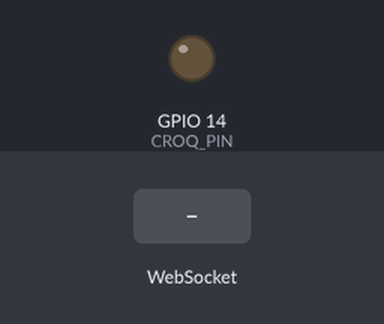
The sketch below on a simulated ESP32. Parts: output pins drawn as LEDs (lit = HIGH). Inputs (shaded band) come from the test bench. WiFi joins after 1.5 s; servers stay silent unless stated; the camera gives no picture; what the sketch prints to the serial monitor is not drawn.

Above: at 3.0 s.
3.1 s: WebSocket text "-" received
At 3.9 s:
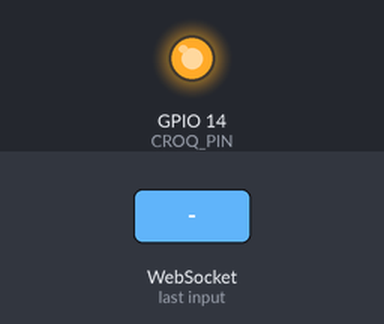
Timing chart, 0 to 6.1 s (numbered marks = the images above; inputs shaded):
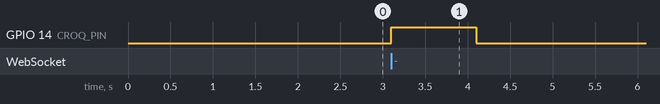

The sketch:

arduino.ino
```cpp
#include "esp_camera.h"
#include <WiFi.h>
#include <WebSocketsServer.h>
#include <HTTPClient.h>

#define CROQ_PIN 14
#define MIC_PIN 16

HTTPClient http;
WebSocketsServer webSocket = WebSocketsServer(1337);
uint8_t cam_num;
bool connected = false;
int micState = 0;

const char* ssid = "Palomita";
const char* password = "01072001";

void webSocketEvent(uint8_t num, WStype_t type, uint8_t * payload, size_t length) {

    switch(type) {
        case WStype_DISCONNECTED:
            connected = false;
            break;
        case WStype_CONNECTED:
            webSocket.sendTXT(num, "Connected");
            cam_num = num;
            connected = true;
            break;
        case WStype_TEXT:
            webSocket.sendTXT(num, payload);
            if (payload[0] == '-'){
              if(enabledDistributeur()){
              }
            }
            break;
        case WStype_BIN:
        case WStype_ERROR:
        case WStype_FRAGMENT_TEXT_START:
        case WStype_FRAGMENT_BIN_START:
        case WStype_FRAGMENT:
        case WStype_FRAGMENT_FIN:
            break;
    }
}

boolean enabledDistributeur(){
  digitalWrite(CROQ_PIN, HIGH);
  delay(1000);
  digitalWrite(CROQ_PIN, LOW);
  return true;
}

void micDetection(uint8_t num){
  micState = digitalRead(MIC_PIN);
  if (micState == HIGH) {
    Serial.println("Notification Send");
    http.begin("https://exp.host/--/api/v2/push/send");
    http.addHeader("Content-Type", "application/json");
    http.POST("{\n    to: ExponentPushToken[kPlRLFJkmNGxAACObGeKNF],\n    sound: 'default',\n    title: 'Aboiement Detecté',\n    body: 'Votre Chien est entrain d'aboyer, Ouvrez l'application pour lui donner une croquette'\n  }");
  }
}

void configMic(){
  pinMode(MIC_PIN, INPUT_PULLUP);
}

void configDistributeur(){
  pinMode(14, OUTPUT);
}

void configCamera(){
  camera_config_t config;
  config.ledc_channel = LEDC_CHANNEL_0;
  config.ledc_timer = LEDC_TIMER_0;
  config.pin_d0 = 5;
  config.pin_d1 = 18;
  config.pin_d2 = 19;
  config.pin_d3 = 21;
  config.pin_d4 = 36;
  config.pin_d5 = 39;
  config.pin_d6 = 34;
  config.pin_d7 = 35;
  config.pin_xclk = 0;
  config.pin_pclk = 22;
  config.pin_vsync = 25;
  config.pin_href = 23;
  config.pin_sscb_sda = 26;
  config.pin_sscb_scl = 27;
  config.pin_pwdn = 32;
  config.pin_reset = -1;
  config.xclk_freq_hz = 20000000;
  config.pixel_format = PIXFORMAT_JPEG;
  //init with high specs to pre-allocate larger buffers
  if(psramFound()){
    config.frame_size = FRAMESIZE_VGA;
    config.jpeg_quality = 10;
    config.fb_count = 2;
  } else {
    config.frame_size = FRAMESIZE_VGA;
    config.jpeg_quality = 12;
    config.fb_count = 1;
  }

  // camera init
  esp_err_t err = esp_camera_init(&config);
  if (err != ESP_OK) {
    Serial.printf("Camera init failed with error 0x%x", err);
    return;
  }
}

void liveCam(uint8_t num){
  //capture a frame
  camera_fb_t * fb = esp_camera_fb_get();
  if (!fb) {
      Serial.println("Frame buffer could not be acquired");
      return;
  }
  //replace this with your own function
  webSocket.sendBIN(num, fb->buf, fb->len);

  //return the frame buffer back to be reused
  esp_camera_fb_return(fb);
}

void setup() {
  // put your setup code here, to run once:
  WiFi.begin(ssid, password);

  Serial.begin(115200);

  while (WiFi.status() != WL_CONNECTED) {
    delay(500);
    Serial.print(".");
  }
  Serial.println("");
  Serial.println("WiFi connected");

  configCamera();
  configDistributeur();
  configMic();

  webSocket.begin();
  webSocket.onEvent(webSocketEvent);
}

void loop() {
  // put your main code here, to run repeatedly:
  webSocket.loop();
  if(connected == true){
    liveCam(cam_num);
  }
  //micDetection(cam_num);
}
```

Measured:
- after the input at 3.1 s, GPIO 14 (CROQ_PIN): LOW → HIGH at once, → LOW 1.0 s later
